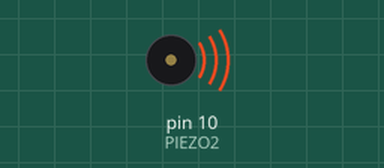
Recording of a sketch running on a simulated Arduino Uno, built with avr-gcc and run on an emulated ATmega328P. Shown: buzzer (waves = sounding).

Above: at 0.1 s.
Timing chart, 0 to 1.6 s (numbered marks = the images above):
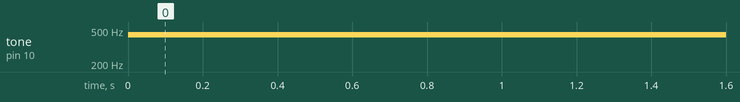

The sketch:

BuzzerCode.ino
```cpp
// This code demonstrates how to generate two output signals
// with variable phase shift between them using an AVR Timer

// The output shows up on Arduino pin 9, 10

// More AVR Timer Tricks at http://josh.com
int PIEZO1=9;
int PIEZO2=10;
int button=2;
void setup() {
  pinMode(button, INPUT);
  pinMode(PIEZO1, OUTPUT );    // Arduino Pin  9 = OCR1A
  pinMode(PIEZO2, OUTPUT );   // Arduino Pin 10 = OCR1B

  // Both outputs in toggle mode
  TCCR1A = _BV( COM1A0 ) |_BV( COM1B0 );


  // CTC Waveform Generation Mode
  // TOP=ICR1
  // Note clock is left off for now

  TCCR1B = _BV( WGM13) | _BV( WGM12);

  PIEZO1= 0;    // First output is the base, it always toggles at 0


}

// prescaler of 1 will get us 8MHz - 488Hz
// User a higher prescaler for lower freqncies

#define PRESCALER 1
#define PRESCALER_BITS 0x01

#define CLK 16000000UL    // Default clock speed is 16MHz on Arduino Uno

// Output phase shifted wave forms on Arduino Pins 9 & 10
// freq = freqnecy in Hertz (  122 < freq <8000000 )
// shift = phase shift in degrees ( 0 <= shift < 180 )

// Do do shifts 180-360 degrees, you could invert the OCR1B by doing an extra toggle using FOC

/// Note phase shifts will be rounded down to the next neared possible value so the higher the frequency, the less phase shift resolution you get. At 8Mhz, you can only have 0 or 180 degrees because there are only 2 clock ticks per cycle.

int setWaveforms( unsigned long freq , int shift ) {

  // This assumes prescaler = 1. For lower freqnecies, use a larger prescaler.

  unsigned long clocks_per_toggle = (CLK / freq) / 2;    // /2 becuase it takes 2 toggles to make a full wave

  ICR1 = clocks_per_toggle;

  unsigned long offset_clocks = (clocks_per_toggle * shift) / 180UL; // Do mult first to save precision

  PIEZO2= offset_clocks;

  // Turn on timer now if is was not already on
//  Clock source = clkio/1 (no prescaling)
  // Note: you could use a prescaller here for lower freqnencies
  TCCR1B |= _BV( CS10 );

}

// Demo by cycling through some phase shifts at 50Khz

void loop() {

 //setWaveforms( 400, 0 );

// delay(1000);

 // setWaveforms( 400, 90 );

// delay(1000);

  setWaveforms( 440, 180 );
  delay(3000);
/**if (digitalRead(button)==HIGH){
  setWaveforms( 500, 180 );
  delay(3000);
  }
else{
  setWaveforms( 500, 0 );
  delay(5000);
  }
**/
}
```

Measured:
- by itself, tone on pin 10 (PIEZO2): silent → 440 Hz at 0.00 s
